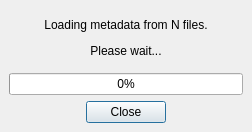
<?xml version="1.0" encoding="UTF-8"?>
<ui version="4.0">
 <class>ProgressDialog</class>
 <widget class="QDialog" name="ProgressDialog">
  <property name="geometry">
   <rect>
    <x>0</x>
    <y>0</y>
    <width>252</width>
    <height>132</height>
   </rect>
  </property>
  <property name="windowTitle">
   <string>Cliniface</string>
  </property>
  <property name="windowIcon">
   <iconset resource="../resources.qrc">
    <normaloff>:/logos/WINDOW_ICON</normaloff>:/logos/WINDOW_ICON</iconset>
  </property>
  <layout class="QVBoxLayout" name="verticalLayout" stretch="1,0,0">
   <property name="leftMargin">
    <number>9</number>
   </property>
   <property name="topMargin">
    <number>9</number>
   </property>
   <property name="rightMargin">
    <number>9</number>
   </property>
   <property name="bottomMargin">
    <number>9</number>
   </property>
   <item>
    <widget class="QLabel" name="label">
     <property name="text">
      <string>&lt;html&gt;&lt;head/&gt;&lt;body&gt;&lt;p&gt;Loading metadata from N files.&lt;/p&gt;&lt;p&gt;Please wait...&lt;/p&gt;&lt;/body&gt;&lt;/html&gt;</string>
     </property>
     <property name="alignment">
      <set>Qt::AlignCenter</set>
     </property>
    </widget>
   </item>
   <item>
    <widget class="QProgressBar" name="progressBar">
     <property name="value">
      <number>0</number>
     </property>
    </widget>
   </item>
   <item>
    <widget class="QDialogButtonBox" name="buttonBox">
     <property name="orientation">
      <enum>Qt::Horizontal</enum>
     </property>
     <property name="standardButtons">
      <set>QDialogButtonBox::Close</set>
     </property>
     <property name="centerButtons">
      <bool>true</bool>
     </property>
    </widget>
   </item>
  </layout>
 </widget>
 <resources>
  <include location="../resources.qrc"/>
 </resources>
 <connections>
  <connection>
   <sender>buttonBox</sender>
   <signal>accepted()</signal>
   <receiver>ProgressDialog</receiver>
   <slot>accept()</slot>
   <hints>
    <hint type="sourcelabel">
     <x>247</x>
     <y>112</y>
    </hint>
    <hint type="destinationlabel">
     <x>157</x>
     <y>121</y>
    </hint>
   </hints>
  </connection>
  <connection>
   <sender>buttonBox</sender>
   <signal>rejected()</signal>
   <receiver>ProgressDialog</receiver>
   <slot>reject()</slot>
   <hints>
    <hint type="sourcelabel">
     <x>255</x>
     <y>112</y>
    </hint>
    <hint type="destinationlabel">
     <x>264</x>
     <y>121</y>
    </hint>
   </hints>
  </connection>
 </connections>
</ui>
